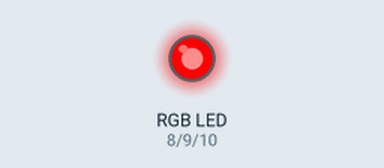
This sketch was run on a simulated Arduino Uno, built with avr-gcc and run on an emulated ATmega328P. Shown: an RGB LED mixed from three pins (HIGH = lit).

Above: at 1.0 s.
At 3.0 s:
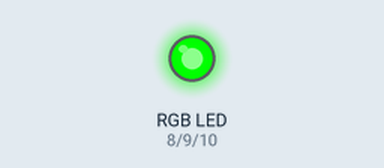
At 5.0 s:
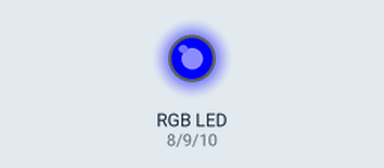
At 7.0 s:
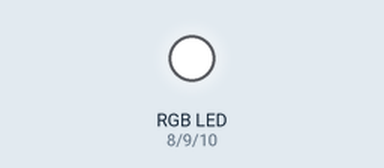
Timing chart, 0 to 10.4 s (numbered marks = the images above):
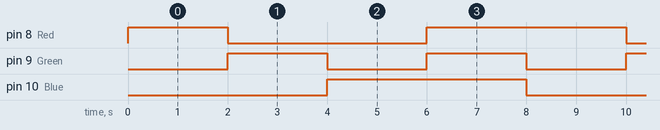

Measured:
- by itself, pin 8 (Red): repeats every 8.0 s: LOW 4.0 s, HIGH 4.0 s
- by itself, pin 9 (Green): alternates HIGH for 2.0 s and LOW for 2.0 s
- by itself, pin 10 (Blue): alternates HIGH for 4.0 s and LOW for 4.0 s

The sketch:

27_RGBLED.ino
```cpp
int Red = 8;
int Green = 9;
int Blue = 10;

void setup() {
  Serial.begin (9600);
  pinMode (Red, OUTPUT);
  pinMode (Green, OUTPUT);
  pinMode (Blue, OUTPUT);
}

void loop() {
  digitalWrite (Red, HIGH);
  digitalWrite (Green, LOW);
  digitalWrite (Blue, LOW);
  delay(2000);

  digitalWrite (Red, LOW);
  digitalWrite (Green, HIGH);
  digitalWrite (Blue, LOW);
  delay(2000);

  digitalWrite (Red, LOW);
  digitalWrite (Green, LOW);
  digitalWrite (Blue, HIGH);
  delay(2000);

  digitalWrite (Red, HIGH);
  digitalWrite (Green, HIGH);
  digitalWrite (Blue, HIGH);
  delay(2000);
}
```
